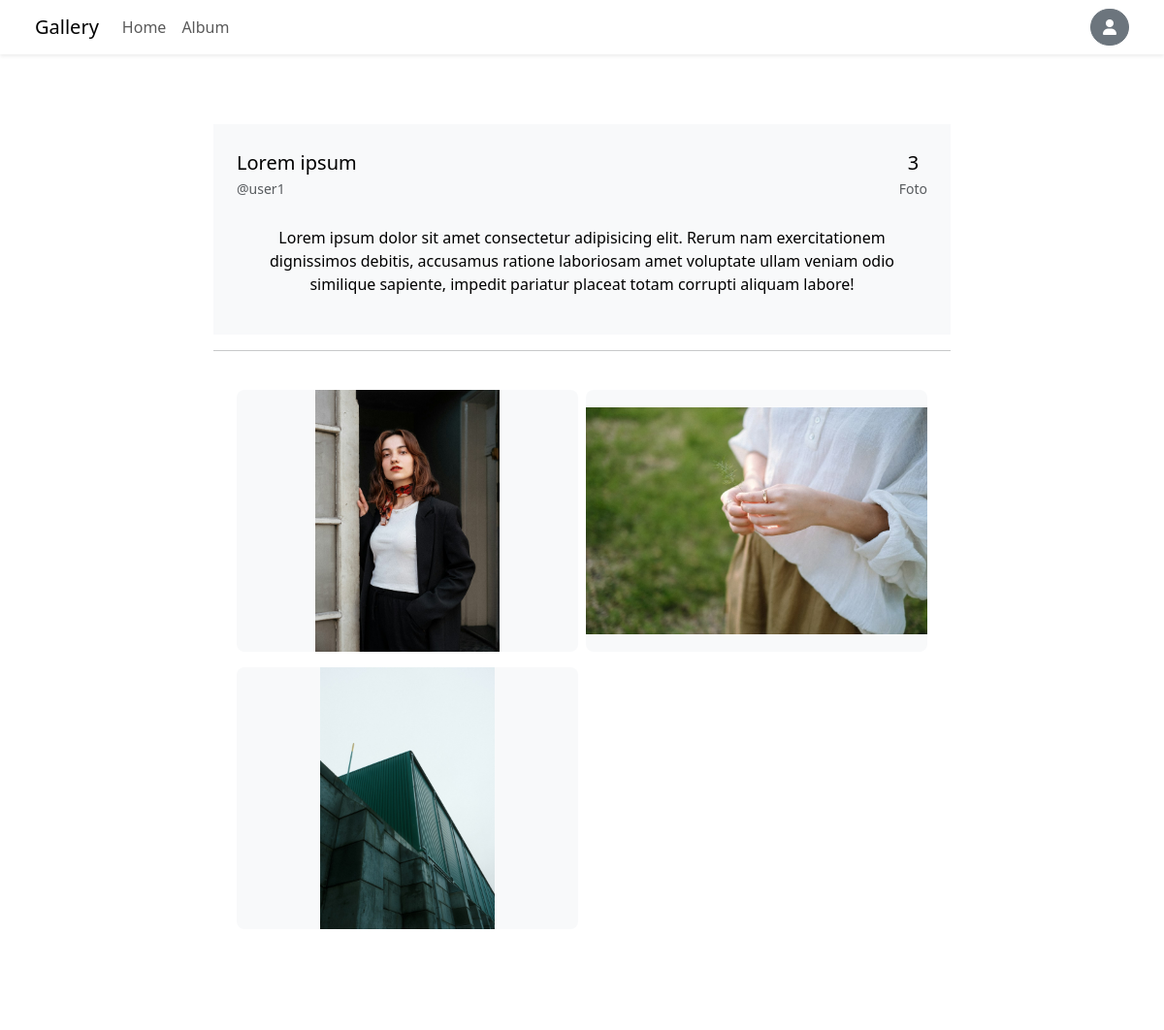
The app's page /galeri/lihat_album.php?id=50 (signed in) with its own data.
### tables this page shows
CREATE TABLE `albums` (
  `album_id` int(11) NOT NULL,
  `user_id` int(11) NOT NULL,
  `title` varchar(100) NOT NULL,
  `description` text NOT NULL,
  `created_at` timestamp NOT NULL DEFAULT current_timestamp() ON UPDATE current_timestamp()
);

CREATE TABLE `users` (
  `user_id` int(11) NOT NULL,
  `name` varchar(50) NOT NULL,
  `username` varchar(50) NOT NULL,
  `password` varchar(255) NOT NULL,
  `email` varchar(100) NOT NULL,
  `access_level` varchar(50) NOT NULL,
  `created_at` timestamp NOT NULL DEFAULT current_timestamp() ON UPDATE current_timestamp()
);

CREATE TABLE `photos` (
  `photo_id` int(11) NOT NULL,
  `user_id` int(11) NOT NULL,
  `album_id` int(11) NOT NULL,
  `title` varchar(100) NOT NULL,
  `description` text NOT NULL,
  `image_path` varchar(255) NOT NULL,
  `created_at` timestamp NOT NULL DEFAULT current_timestamp() ON UPDATE current_timestamp()
);

### galeri/lihat_album.php (the view, shortened to what this page needs)
<?php
require_once("database.php");
$album_id = $_GET["id"];
$sql = "SELECT * FROM albums WHERE album_id=:album_id";
$stmt = $db->prepare($sql);
$params = array(
    ":album_id" => $album_id
);
$stmt->execute($params);
$albums = $stmt->fetch(PDO::FETCH_ASSOC);
$sql = "SELECT * FROM users WHERE user_id=:user_id";
$stmt = $db->prepare($sql);
$params = array(
    ":user_id" => $albums["user_id"]
);
$stmt->execute($params);
$author = $stmt->fetch(PDO::FETCH_ASSOC);
$sql = "SELECT * FROM photos WHERE album_id=:album_id";
$photos = $db->prepare($sql);
$params = array(
    ":album_id" => $album_id
);
$photos->execute($params);
$jumlah_foto = $photos->rowCount();
?>
<!doctype html>
<html lang="en">
<head>
    <link href="https://cdn.jsdelivr.net/npm/bootstrap@5.3.2/dist/css/bootstrap.min.css" rel="stylesheet">
    <link rel="stylesheet" href="https://cdnjs.cloudflare.com/ajax/libs/font-awesome/6.0.0/css/all.min.css">
</head>
<body>
    <nav class="navbar navbar-expand-lg mb-4 px-4 shadow-sm">
        <div class="container-fluid">
            <a class="navbar-brand" href="#">Gallery</a>
            <div class="collapse navbar-collapse" id="navbarSupportedContent">
                <ul class="navbar-nav me-auto mb-2 mb-lg-0">
                    <li class="nav-item">
                        <a class="nav-link" aria-current="page" href="index.php">Home</a>
                    </li>
                    <li class="nav-item">
                        <a class="nav-link" href="album.php">Album</a>
                    </li>
                </ul>
                <?php if (isset($_SESSION['user']) && !empty($_SESSION['user'])) { ?>
                    <div class="dropdown">
                        <button class="btn btn-secondary rounded-pill" type="button" data-bs-toggle="dropdown" aria-expanded="false">
                            <i class="fas fa-user"></i>
                        </button>
                    </div> <?php } else { ?>
                    <a href="login.php" class="btn btn-primary">Login</a>
                <?php } ?>
            </div>
        </div>
    </nav>
    <section class="h-100">
        <div class="m-4 h-100">
            <div class="row d-flex justify-content-center align-items-center h-100">
                <div class="col col-lg-10 col-xl-8 mt-5">
                    <div class="card border-0">
                        <div class="p-4 text-black bg-light">
                            <div class="d-flex justify-content-between py-1">
                                <div>
                                    <p class="mb-1 h5"><?php echo $albums["title"]; ?></p>
                                    <p class="small text-muted mb-0">@<?php echo $author["username"] ?></p>
                                </div>
                                <div class="d-flex align-items-center">
                                    <div>
                                        <p class="mb-1 h5 text-center"><?php echo $jumlah_foto; ?></p>
                                        <p class="small text-muted mb-0">Foto</p>
                                    </div>
                                </div>
                            </div>
                            <div class="mt-4 text-center">
                                <p><?php echo $albums["description"] ?></p>
                            </div>
                        </div>
                        <hr>
                        <div class="card-body p-4 text-black">
                            <div class="mb-5">
                                <div class="row g-2">
                                    <?php foreach ($photos as $photo) { ?>
                                        <div class="col-lg-6 mb-2">
                                            <a href="lihat_foto.php?id=<?php echo $photo["photo_id"]; ?>">
                                                <img src="<?php echo $photo["image_path"]; ?>" alt="<?php echo $photo["title"]; ?>" class="w-100 shadow-1-strong rounded-3 bg-light" style="height:270px; object-fit: contain;">
                                            </a>
                                        </div>
                                    <?php } ?>
                                </div>
                            </div>
                        </div>
                    </div>
                </div>
            </div>
        </div>
    </section>
</body>
</html>

### records on screen
albums: title "Lorem ipsum", description "Lorem ipsum dolor sit amet consectetur adipisicing elit. Rerum nam exercitationem dignissimos debitis, accusamus ratione laboriosam amet voluptate ullam veniam odio similique sapiente, impedit pariatur placeat totam corrupti aliquam labore!"
users: username "user1"
photos: image_path (picture)
photos: image_path (picture)
photos: image_path (picture)

### other values on screen
$jumlah_foto "3"
